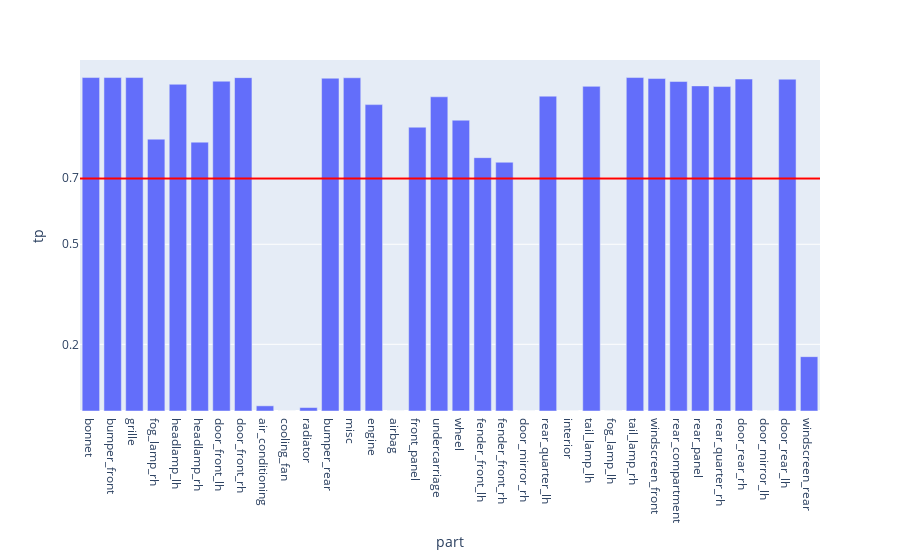

Notebook cell for this chart:
### Code cell
fig = px.bar(evalMetrics, x = 'part', y = 'tp')

fig.add_hline(y=avgTp, line_width=2, line_color="red")

fig.update_layout(
    yaxis = dict(
        tickmode = 'array',
        tickvals = [np.format_float_positional(avgRecall, 1), 0.2, 0.5, 0.7],
    )
)
fig

### Figure 1 — Plotly figure (JSON) as saved in the notebook; plotly's stock layout.template omitted (floating-point values rounded to 4 significant figures)
{"data": [{"alignmentgroup": "True", "hovertemplate": "part=%{x}<br>tp=%{y}<extra></extra>", "legendgroup": "", "marker": {"color": "#636efa", "pattern": {"shape": ""}}, "name": "", "offsetgroup": "", "orientation": "v", "showlegend": false, "textposition": "auto", "type": "bar", "x": ["bonnet", "bumper_front", "grille", "fog_lamp_rh", "headlamp_lh", "headlamp_rh", "door_front_lh", "door_front_rh", "air_conditioning", "cooling_fan", "radiator", "bumper_rear", "misc", "engine", "airbag", "front_panel", "undercarriage", "wheel", "fender_front_lh", "fender_front_rh", "door_mirror_rh", "rear_quarter_lh", "interior", "tail_lamp_lh", "fog_lamp_lh", "tail_lamp_rh", "windscreen_front", "rear_compartment", "rear_panel", "rear_quarter_rh", "door_rear_rh", "door_mirror_lh", "door_rear_lh", "windscreen_rear"], "xaxis": "x", "y": [1, 1, 1, 0.8152, 0.9798, 0.8063, 0.989, 0.9997, 0.0155, 0, 0.01031, 0.998, 0.9993, 0.9189, 0, 0.8511, 0.9423, 0.8721, 0.7597, 0.746, 0, 0.9442, 0, 0.9736, 0, 1, 0.997, 0.9881, 0.975, 0.973, 0.9955, 0, 0.9951, 0.163], "yaxis": "y"}], "layout": {"barmode": "relative", "legend": {"tracegroupgap": 0}, "margin": {"t": 60}, "shapes": [{"line": {"color": "red", "width": 2}, "type": "line", "x0": 0, "x1": 1, "xref": "x domain", "y0": 0.6973, "y1": 0.6973, "yref": "y"}], "xaxis": {"anchor": "y", "domain": [0, 1], "title": {"text": "part"}}, "yaxis": {"anchor": "x", "domain": [0, 1], "tickmode": "array", "tickvals": ["0.7", 0.2, 0.5, 0.7], "title": {"text": "tp"}}}}
